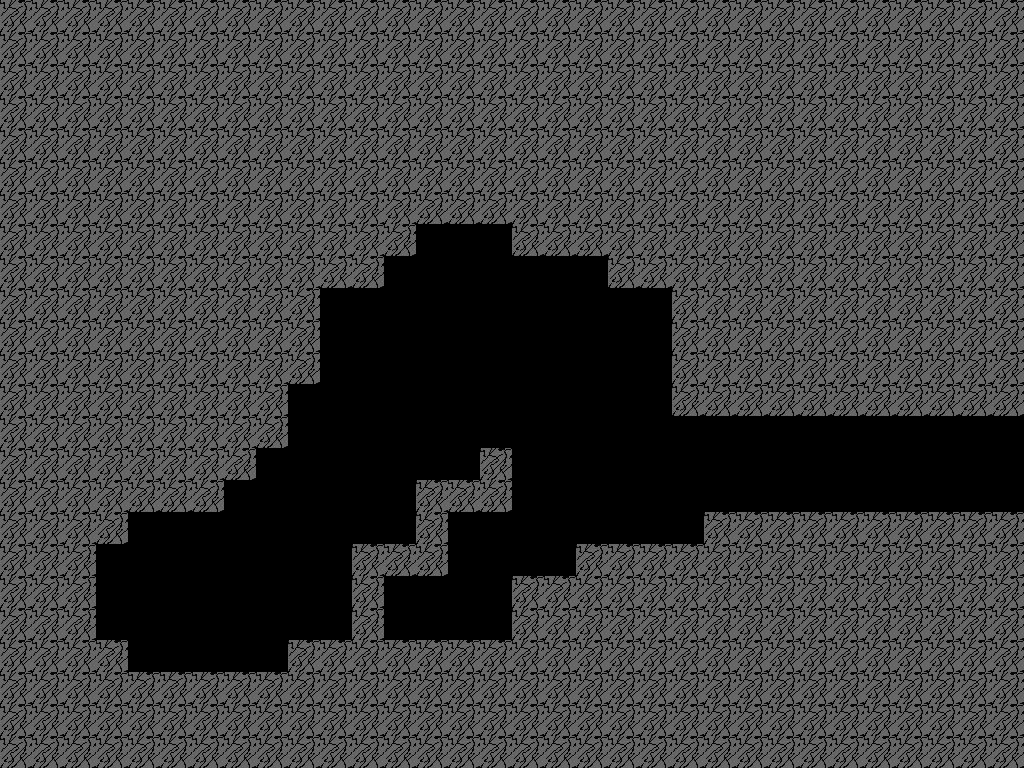

A level layout from a 2D game, rendered from its tile map. Below: a short description, then the map file with tile-grid data replaced by summaries:
An orthogonal 32x24 tile map with 32x32 px tiles, 1 tile layer (Tile Layer 1), 1 hidden layer not drawn and 4 objects (player1, player2, warpb, warpf).

<map version="1.2" tiledversion="1.2.4" orientation="orthogonal" renderorder="right-down" width="32" height="24" tilewidth="32" tileheight="32" infinite="0" nextlayerid="4" nextobjectid="6">
 <tileset firstgid="1" source="wall.tsx" />
 <layer id="1" name="Tile Layer 1" width="32" height="24" opacity="0.4">
  <data>[768 cells, 587 non-empty, 1 distinct tile ids]</data>
 </layer>
 <objectgroup id="2" name="obj">
  <object id="1" name="player1" x="192" y="576">
   <point />
  </object>
  <object id="2" name="player2" x="960" y="448">
   <point />
  </object>
  <object id="3" name="warpb" x="0" y="576" width="32" height="32">
   <properties>
    <property name="dest" value="0-1" />
   </properties>
  </object>
  <object id="5" name="warpf" x="992" y="416" width="32" height="96">
   <properties>
    <property name="dest" value="1-0" />
   </properties>
  </object>
 </objectgroup>
 <layer id="3" name="walls" width="32" height="24" visible="0">
  <data>[768 cells, 94 non-empty, 1 distinct tile ids]</data>
 </layer>
</map>
